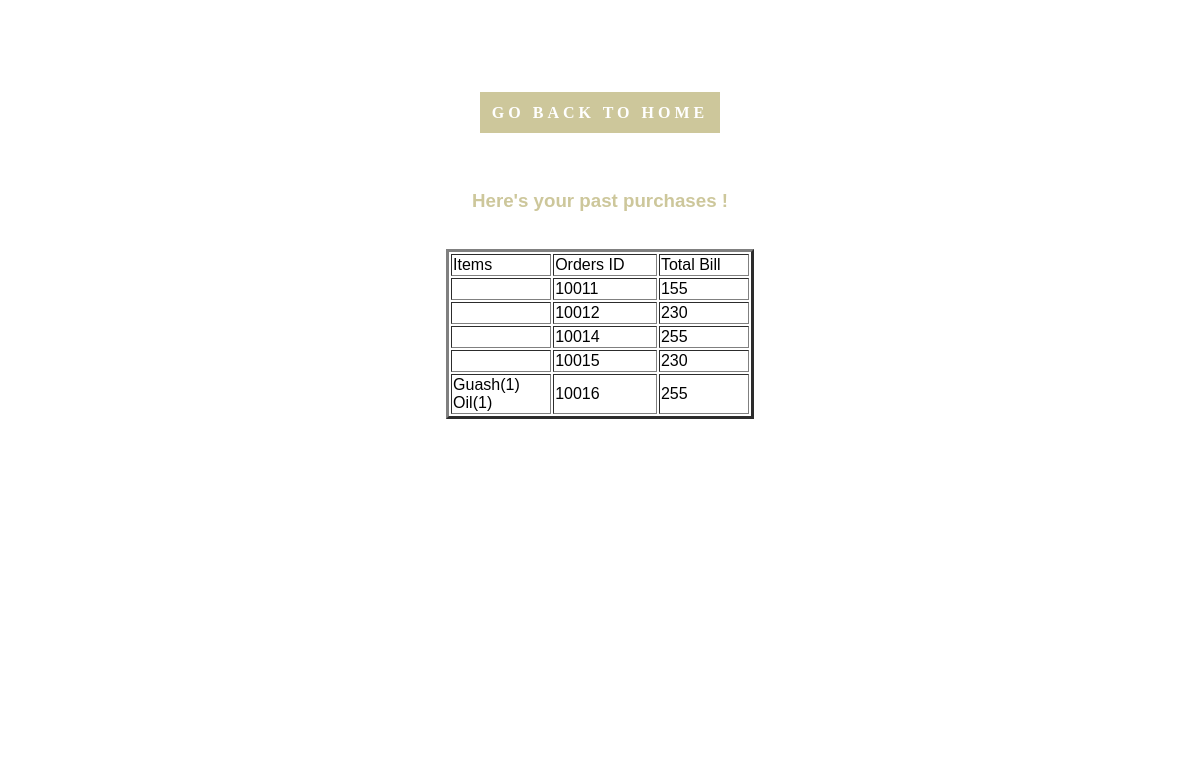
/orderhistory.php (signed in), run on the app's committed database.
### tables this page shows
CREATE TABLE `orders` (
  `orderID` int(10) NOT NULL,
  `orderDate` date NOT NULL,
  `orderQuantity` int(10) NOT NULL,
  `orderTotalPrice` decimal(10,0) NOT NULL,
  `userID` int(11) NOT NULL,
  `productID` int(11) NOT NULL
);

CREATE TABLE `orderdetails` (
  `orderDetailID` int(15) NOT NULL,
  `orderDate` date NOT NULL,
  `orderProductName` varchar(25) NOT NULL,
  `orderProductQuantity` varchar(25) NOT NULL,
  `orderProductPrice` decimal(25,0) NOT NULL,
  `orderID` int(11) NOT NULL,
  `productID` int(11) NOT NULL
);

### orderhistory.php (the view, shortened to what this page needs)
<!DOCTYPE>
<html>
<head>
    <link rel = "stylesheet" href="css/checkoutSS.css" >
	</head>
    <body>
        <div class="wrapper">
    <div class="container">
			<h1>
               <a href="index.php" class="button"> Go Back to Home </a>
            </h1>
			     <div>
            <br>
           <h3>Here's your past purchases ! </h3>
            <br>
			<center>
        <table width="80%" border="3px">
          <tr>
            <td>Items</td>
            <td>Orders ID</td>
            <td>Total Bill</td>
          </tr>
        <?php
			include_once("connection.php");
		if(isset($_SESSION["userid"])){
		$usern=$_SESSION["userid"];
		}
		else { $usern=0;}
       $sql = "SELECT * FROM orders where userID='$usern' ";
            $result = mysqli_query($connection, $sql);
        while($row = mysqli_fetch_array($result)) {
        ?>
        <tr width="80%" border="3px">
            <td ><?php
			$orid=$row["orderID"];
			 $sql1 = "SELECT * FROM orderdetails where orderID='$orid' ";
            $result1 = mysqli_query($connection, $sql1);
        while($row1 = mysqli_fetch_array($result1)) {
			echo $row1["orderProductName"]; echo "("; echo $row1["orderProductQuantity"]; echo ")";
			  echo "<br>";} ?>
			</td>
            <td><?php echo $row["orderID"]; ?></td>
            <td ><?php echo $row["orderTotalPrice"]; ?></td>
        </tr>
        <?php
		}
             ?>
			   </table>
			   </center>
            </div>
    </div>
</div>
    </body>
</html>

### css/checkoutSS.css (style rules this page uses)
body { display: flex; justify-content: center; text-align: center; background-image: url(background.jpg); background-size:cover; background-attachment:fixed; }
.wrapper { margin-top: 3%; margin-bottom: 5%; width: 50%; display: flex; justify-content: center; font-family: sans-serif; background-color: white; }
.container { width: 65%; padding: 5% 10%; }
h1 { text-align: center; text-transform: uppercase; letter-spacing: 4px; font-size: 24px; line-height: 10px; color: dimgrey; padding: 5%; }

### orderhistory.php (style rules this page uses)
.button { border: none; outline: 0; padding: 12px; color: white; background-color: #CDC79B; text-align: center; cursor: pointer; width: 60%; font-size: 16px; text-decoration:none; font-family:Georgia, serif; }
h3 { color:#CDC79B; }

### data on the page
orders: orderID "10011", orderTotalPrice "155"
orders: orderID "10012", orderTotalPrice "230"
orders: orderID "10014", orderTotalPrice "255"
orders: orderID "10015", orderTotalPrice "230"
orders: orderID "10016", orderTotalPrice "255"
orderdetails: orderProductName "Guash", orderProductQuantity "1"
orderdetails: orderProductName "Oil", orderProductQuantity "1"
